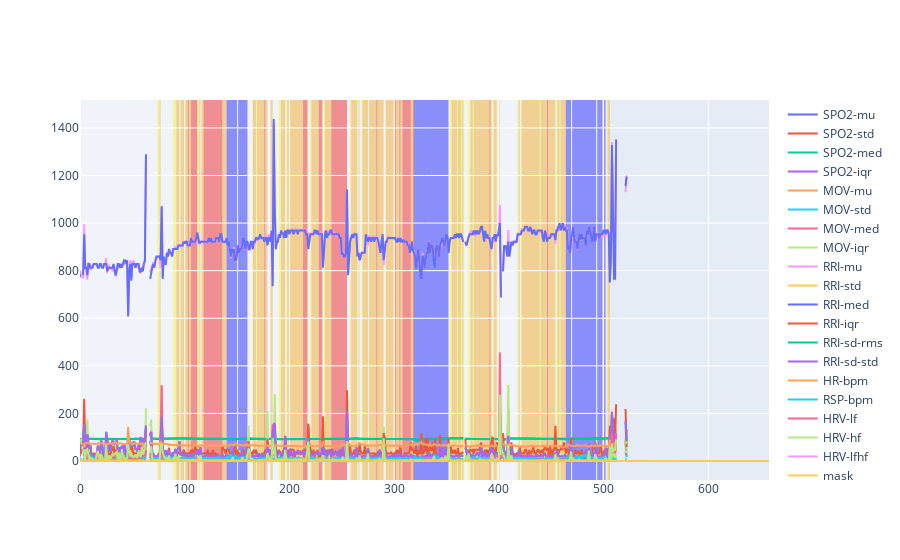

Source (notebook cell):
### Code cell
x = np.arange(mask.size)
fig = go.Figure()
for i in range(features.shape[1]):
    fig.add_trace(go.Scatter(x=x, y=np.where(mask, features[:, i], np.nan), mode="lines", name=feat_names[i]))
fig.add_trace(go.Scatter(x=x, y=mask, mode="lines", name="mask"))
sleep_boundaries = np.concatenate(([0], np.diff(sleep_stages).nonzero()[0]+1))
for i in range(1, len(sleep_boundaries)):
    start = sleep_boundaries[i-1]
    stop = sleep_boundaries[i]
    stage = sleep_stages[start]
    color_map = {0: "white", 1: "yellow", 2: "orange", 3: "red", 4: "purple", 5: "blue"}
    fig.add_vrect(x0=start, x1=stop, fillcolor=color_map.get(stage, None), opacity=0.4, layer="below", line_width=0)
fig.show()

### Figure 1 — Plotly figure (JSON) as saved in the notebook; plotly's stock layout.template omitted (floating-point values rounded to 4 significant figures; data arrays with more than 128 entries replaced by an {"elided": "..."} marker saying what was removed)
{"data": [{"mode": "lines", "name": "SPO2-mu", "type": "scatter", "x": {"elided": "659 int values"}, "y": {"elided": "659 float values"}}, {"mode": "lines", "name": "SPO2-std", "type": "scatter", "x": {"elided": "659 int values"}, "y": {"elided": "659 float values"}}, {"mode": "lines", "name": "SPO2-med", "type": "scatter", "x": {"elided": "659 int values"}, "y": {"elided": "659 float values"}}, {"mode": "lines", "name": "SPO2-iqr", "type": "scatter", "x": {"elided": "659 int values"}, "y": {"elided": "659 float values"}}, {"mode": "lines", "name": "MOV-mu", "type": "scatter", "x": {"elided": "659 int values"}, "y": {"elided": "659 float values"}}, {"mode": "lines", "name": "MOV-std", "type": "scatter", "x": {"elided": "659 int values"}, "y": {"elided": "659 float values"}}, {"mode": "lines", "name": "MOV-med", "type": "scatter", "x": {"elided": "659 int values"}, "y": {"elided": "659 float values"}}, {"mode": "lines", "name": "MOV-iqr", "type": "scatter", "x": {"elided": "659 int values"}, "y": {"elided": "659 int values"}}, {"mode": "lines", "name": "RRI-mu", "type": "scatter", "x": {"elided": "659 int values"}, "y": {"elided": "659 float values"}}, {"mode": "lines", "name": "RRI-std", "type": "scatter", "x": {"elided": "659 int values"}, "y": {"elided": "659 float values"}}, {"mode": "lines", "name": "RRI-med", "type": "scatter", "x": {"elided": "659 int values"}, "y": {"elided": "659 float values"}}, {"mode": "lines", "name": "RRI-iqr", "type": "scatter", "x": {"elided": "659 int values"}, "y": {"elided": "659 float values"}}, {"mode": "lines", "name": "RRI-sd-rms", "type": "scatter", "x": {"elided": "659 int values"}, "y": {"elided": "659 float values"}}, {"mode": "lines", "name": "RRI-sd-std", "type": "scatter", "x": {"elided": "659 int values"}, "y": {"elided": "659 float values"}}, {"mode": "lines", "name": "HR-bpm", "type": "scatter", "x": {"elided": "659 int values"}, "y": {"elided": "659 float values"}}, {"mode": "lines", "name": "RSP-bpm", "type": "scatter", "x": {"elided": "659 int values"}, "y": {"elided": "659 float values"}}, {"mode": "lines", "name": "HRV-lf", "type": "scatter", "x": {"elided": "659 int values"}, "y": {"elided": "659 float values"}}, {"mode": "lines", "name": "HRV-hf", "type": "scatter", "x": {"elided": "659 int values"}, "y": {"elided": "659 float values"}}, {"mode": "lines", "name": "HRV-lfhf", "type": "scatter", "x": {"elided": "659 int values"}, "y": {"elided": "659 float values"}}, {"mode": "lines", "name": "mask", "type": "scatter", "x": {"elided": "659 int values"}, "y": {"elided": "659 int values"}}], "layout": {"shapes": [{"fillcolor": "white", "layer": "below", "line": {"width": 0}, "opacity": 0.4, "type": "rect", "x0": 0, "x1": 74, "xref": "x", "y0": 0, "y1": 1, "yref": "y domain"}, {"fillcolor": "yellow", "layer": "below", "line": {"width": 0}, "opacity": 0.4, "type": "rect", "x0": 74, "x1": 76, "xref": "x", "y0": 0, "y1": 1, "yref": "y domain"}, {"fillcolor": "orange", "layer": "below", "line": {"width": 0}, "opacity": 0.4, "type": "rect", "x0": 76, "x1": 77, "xref": "x", "y0": 0, "y1": 1, "yref": "y domain"}, {"fillcolor": "white", "layer": "below", "line": {"width": 0}, "opacity": 0.4, "type": "rect", "x0": 77, "x1": 89, "xref": "x", "y0": 0, "y1": 1, "yref": "y domain"}, {"fillcolor": "yellow", "layer": "below", "line": {"width": 0}, "opacity": 0.4, "type": "rect", "x0": 89, "x1": 92, "xref": "x", "y0": 0, "y1": 1, "yref": "y domain"}, {"fillcolor": "orange", "layer": "below", "line": {"width": 0}, "opacity": 0.4, "type": "rect", "x0": 92, "x1": 95, "xref": "x", "y0": 0, "y1": 1, "yref": "y domain"}, {"fillcolor": "white", "layer": "below", "line": {"width": 0}, "opacity": 0.4, "type": "rect", "x0": 95, "x1": 96, "xref": "x", "y0": 0, "y1": 1, "yref": "y domain"}, {"fillcolor": "orange", "layer": "below", "line": {"width": 0}, "opacity": 0.4, "type": "rect", "x0": 96, "x1": 103, "xref": "x", "y0": 0, "y1": 1, "yref": "y domain"}, {"fillcolor": "red", "layer": "below", "line": {"width": 0}, "opacity": 0.4, "type": "rect", "x0": 103, "x1": 104, "xref": "x", "y0": 0, "y1": 1, "yref": "y domain"}, {"fillcolor": "orange", "layer": "below", "line": {"width": 0}, "opacity": 0.4, "type": "rect", "x0": 104, "x1": 106, "xref": "x", "y0": 0, "y1": 1, "yref": "y domain"}, {"fillcolor": "red", "layer": "below", "line": {"width": 0}, "opacity": 0.4, "type": "rect", "x0": 106, "x1": 112, "xref": "x", "y0": 0, "y1": 1, "yref": "y domain"}, {"fillcolor": "yellow", "layer": "below", "line": {"width": 0}, "opacity": 0.4, "type": "rect", "x0": 112, "x1": 114, "xref": "x", "y0": 0, "y1": 1, "yref": "y domain"}, {"fillcolor": "orange", "layer": "below", "line": {"width": 0}, "opacity": 0.4, "type": "rect", "x0": 114, "x1": 115, "xref": "x", "y0": 0, "y1": 1, "yref": "y domain"}, {"fillcolor": "white", "layer": "below", "line": {"width": 0}, "opacity": 0.4, "type": "rect", "x0": 115, "x1": 116, "xref": "x", "y0": 0, "y1": 1, "yref": "y domain"}, {"fillcolor": "orange", "layer": "below", "line": {"width": 0}, "opacity": 0.4, "type": "rect", "x0": 116, "x1": 118, "xref": "x", "y0": 0, "y1": 1, "yref": "y domain"}, {"fillcolor": "red", "layer": "below", "line": {"width": 0}, "opacity": 0.4, "type": "rect", "x0": 118, "x1": 136, "xref": "x", "y0": 0, "y1": 1, "yref": "y domain"}, {"fillcolor": "orange", "layer": "below", "line": {"width": 0}, "opacity": 0.4, "type": "rect", "x0": 136, "x1": 140, "xref": "x", "y0": 0, "y1": 1, "yref": "y domain"}, {"fillcolor": "blue", "layer": "below", "line": {"width": 0}, "opacity": 0.4, "type": "rect", "x0": 140, "x1": 150, "xref": "x", "y0": 0, "y1": 1, "yref": "y domain"}, {"fillcolor": "white", "layer": "below", "line": {"width": 0}, "opacity": 0.4, "type": "rect", "x0": 150, "x1": 151, "xref": "x", "y0": 0, "y1": 1, "yref": "y domain"}, {"fillcolor": "blue", "layer": "below", "line": {"width": 0}, "opacity": 0.4, "type": "rect", "x0": 151, "x1": 160, "xref": "x", "y0": 0, "y1": 1, "yref": "y domain"}, {"fillcolor": "white", "layer": "below", "line": {"width": 0}, "opacity": 0.4, "type": "rect", "x0": 160, "x1": 165, "xref": "x", "y0": 0, "y1": 1, "yref": "y domain"}, {"fillcolor": "orange", "layer": "below", "line": {"width": 0}, "opacity": 0.4, "type": "rect", "x0": 165, "x1": 168, "xref": "x", "y0": 0, "y1": 1, "yref": "y domain"}, {"fillcolor": "yellow", "layer": "below", "line": {"width": 0}, "opacity": 0.4, "type": "rect", "x0": 168, "x1": 169, "xref": "x", "y0": 0, "y1": 1, "yref": "y domain"}, {"fillcolor": "orange", "layer": "below", "line": {"width": 0}, "opacity": 0.4, "type": "rect", "x0": 169, "x1": 176, "xref": "x", "y0": 0, "y1": 1, "yref": "y domain"}, {"fillcolor": "red", "layer": "below", "line": {"width": 0}, "opacity": 0.4, "type": "rect", "x0": 176, "x1": 177, "xref": "x", "y0": 0, "y1": 1, "yref": "y domain"}, {"fillcolor": "orange", "layer": "below", "line": {"width": 0}, "opacity": 0.4, "type": "rect", "x0": 177, "x1": 179, "xref": "x", "y0": 0, "y1": 1, "yref": "y domain"}, {"fillcolor": "white", "layer": "below", "line": {"width": 0}, "opacity": 0.4, "type": "rect", "x0": 179, "x1": 182, "xref": "x", "y0": 0, "y1": 1, "yref": "y domain"}, {"fillcolor": "orange", "layer": "below", "line": {"width": 0}, "opacity": 0.4, "type": "rect", "x0": 182, "x1": 184, "xref": "x", "y0": 0, "y1": 1, "yref": "y domain"}, {"fillcolor": "white", "layer": "below", "line": {"width": 0}, "opacity": 0.4, "type": "rect", "x0": 184, "x1": 190, "xref": "x", "y0": 0, "y1": 1, "yref": "y domain"}, {"fillcolor": "yellow", "layer": "below", "line": {"width": 0}, "opacity": 0.4, "type": "rect", "x0": 190, "x1": 192, "xref": "x", "y0": 0, "y1": 1, "yref": "y domain"}, {"fillcolor": "orange", "layer": "below", "line": {"width": 0}, "opacity": 0.4, "type": "rect", "x0": 192, "x1": 196, "xref": "x", "y0": 0, "y1": 1, "yref": "y domain"}, {"fillcolor": "white", "layer": "below", "line": {"width": 0}, "opacity": 0.4, "type": "rect", "x0": 196, "x1": 197, "xref": "x", "y0": 0, "y1": 1, "yref": "y domain"}, {"fillcolor": "yellow", "layer": "below", "line": {"width": 0}, "opacity": 0.4, "type": "rect", "x0": 197, "x1": 198, "xref": "x", "y0": 0, "y1": 1, "yref": "y domain"}, {"fillcolor": "orange", "layer": "below", "line": {"width": 0}, "opacity": 0.4, "type": "rect", "x0": 198, "x1": 213, "xref": "x", "y0": 0, "y1": 1, "yref": "y domain"}, {"fillcolor": "red", "layer": "below", "line": {"width": 0}, "opacity": 0.4, "type": "rect", "x0": 213, "x1": 217, "xref": "x", "y0": 0, "y1": 1, "yref": "y domain"}, {"fillcolor": "orange", "layer": "below", "line": {"width": 0}, "opacity": 0.4, "type": "rect", "x0": 217, "x1": 218, "xref": "x", "y0": 0, "y1": 1, "yref": "y domain"}, {"fillcolor": "white", "layer": "below", "line": {"width": 0}, "opacity": 0.4, "type": "rect", "x0": 218, "x1": 220, "xref": "x", "y0": 0, "y1": 1, "yref": "y domain"}, {"fillcolor": "yellow", "layer": "below", "line": {"width": 0}, "opacity": 0.4, "type": "rect", "x0": 220, "x1": 221, "xref": "x", "y0": 0, "y1": 1, "yref": "y domain"}, {"fillcolor": "orange", "layer": "below", "line": {"width": 0}, "opacity": 0.4, "type": "rect", "x0": 221, "x1": 228, "xref": "x", "y0": 0, "y1": 1, "yref": "y domain"}, {"fillcolor": "red", "layer": "below", "line": {"width": 0}, "opacity": 0.4, "type": "rect", "x0": 228, "x1": 231, "xref": "x", "y0": 0, "y1": 1, "yref": "y domain"}, {"fillcolor": "orange", "layer": "below", "line": {"width": 0}, "opacity": 0.4, "type": "rect", "x0": 231, "x1": 232, "xref": "x", "y0": 0, "y1": 1, "yref": "y domain"}, {"fillcolor": "white", "layer": "below", "line": {"width": 0}, "opacity": 0.4, "type": "rect", "x0": 232, "x1": 233, "xref": "x", "y0": 0, "y1": 1, "yref": "y domain"}, {"fillcolor": "yellow", "layer": "below", "line": {"width": 0}, "opacity": 0.4, "type": "rect", "x0": 233, "x1": 234, "xref": "x", "y0": 0, "y1": 1, "yref": "y domain"}, {"fillcolor": "orange", "layer": "below", "line": {"width": 0}, "opacity": 0.4, "type": "rect", "x0": 234, "x1": 240, "xref": "x", "y0": 0, "y1": 1, "yref": "y domain"}, {"fillcolor": "red", "layer": "below", "line": {"width": 0}, "opacity": 0.4, "type": "rect", "x0": 240, "x1": 255, "xref": "x", "y0": 0, "y1": 1, "yref": "y domain"}, {"fillcolor": "white", "layer": "below", "line": {"width": 0}, "opacity": 0.4, "type": "rect", "x0": 255, "x1": 258, "xref": "x", "y0": 0, "y1": 1, "yref": "y domain"}, {"fillcolor": "yellow", "layer": "below", "line": {"width": 0}, "opacity": 0.4, "type": "rect", "x0": 258, "x1": 259, "xref": "x", "y0": 0, "y1": 1, "yref": "y domain"}, {"fillcolor": "orange", "layer": "below", "line": {"width": 0}, "opacity": 0.4, "type": "rect", "x0": 259, "x1": 265, "xref": "x", "y0": 0, "y1": 1, "yref": "y domain"}, {"fillcolor": "white", "layer": "below", "line": {"width": 0}, "opacity": 0.4, "type": "rect", "x0": 265, "x1": 266, "xref": "x", "y0": 0, "y1": 1, "yref": "y domain"}, {"fillcolor": "orange", "layer": "below", "line": {"width": 0}, "opacity": 0.4, "type": "rect", "x0": 266, "x1": 267, "xref": "x", "y0": 0, "y1": 1, "yref": "y domain"}, {"fillcolor": "white", "layer": "below", "line": {"width": 0}, "opacity": 0.4, "type": "rect", "x0": 267, "x1": 269, "xref": "x", "y0": 0, "y1": 1, "yref": "y domain"}, {"fillcolor": "yellow", "layer": "below", "line": {"width": 0}, "opacity": 0.4, "type": "rect", "x0": 269, "x1": 270, "xref": "x", "y0": 0, "y1": 1, "yref": "y domain"}, {"fillcolor": "orange", "layer": "below", "line": {"width": 0}, "opacity": 0.4, "type": "rect", "x0": 270, "x1": 275, "xref": "x", "y0": 0, "y1": 1, "yref": "y domain"}, {"fillcolor": "white", "layer": "below", "line": {"width": 0}, "opacity": 0.4, "type": "rect", "x0": 275, "x1": 276, "xref": "x", "y0": 0, "y1": 1, "yref": "y domain"}, {"fillcolor": "orange", "layer": "below", "line": {"width": 0}, "opacity": 0.4, "type": "rect", "x0": 276, "x1": 283, "xref": "x", "y0": 0, "y1": 1, "yref": "y domain"}, {"fillcolor": "red", "layer": "below", "line": {"width": 0}, "opacity": 0.4, "type": "rect", "x0": 283, "x1": 284, "xref": "x", "y0": 0, "y1": 1, "yref": "y domain"}, {"fillcolor": "orange", "layer": "below", "line": {"width": 0}, "opacity": 0.4, "type": "rect", "x0": 284, "x1": 290, "xref": "x", "y0": 0, "y1": 1, "yref": "y domain"}, {"fillcolor": "white", "layer": "below", "line": {"width": 0}, "opacity": 0.4, "type": "rect", "x0": 290, "x1": 292, "xref": "x", "y0": 0, "y1": 1, "yref": "y domain"}, {"fillcolor": "orange", "layer": "below", "line": {"width": 0}, "opacity": 0.4, "type": "rect", "x0": 292, "x1": 301, "xref": "x", "y0": 0, "y1": 1, "yref": "y domain"}, {"fillcolor": "red", "layer": "below", "line": {"width": 0}, "opacity": 0.4, "type": "rect", "x0": 301, "x1": 302, "xref": "x", "y0": 0, "y1": 1, "yref": "y domain"}, {"fillcolor": "orange", "layer": "below", "line": {"width": 0}, "opacity": 0.4, "type": "rect", "x0": 302, "x1": 305, "xref": "x", "y0": 0, "y1": 1, "yref": "y domain"}, {"fillcolor": "red", "layer": "below", "line": {"width": 0}, "opacity": 0.4, "type": "rect", "x0": 305, "x1": 306, "xref": "x", "y0": 0, "y1": 1, "yref": "y domain"}, {"fillcolor": "orange", "layer": "below", "line": {"width": 0}, "opacity": 0.4, "type": "rect", "x0": 306, "x1": 308, "xref": "x", "y0": 0, "y1": 1, "yref": "y domain"}, {"fillcolor": "red", "layer": "below", "line": {"width": 0}, "opacity": 0.4, "type": "rect", "x0": 308, "x1": 316, "xref": "x", "y0": 0, "y1": 1, "yref": "y domain"}, {"fillcolor": "orange", "layer": "below", "line": {"width": 0}, "opacity": 0.4, "type": "rect", "x0": 316, "x1": 318, "xref": "x", "y0": 0, "y1": 1, "yref": "y domain"}, {"fillcolor": "red", "layer": "below", "line": {"width": 0}, "opacity": 0.4, "type": "rect", "x0": 318, "x1": 319, "xref": "x", "y0": 0, "y1": 1, "yref": "y domain"}, {"fillcolor": "blue", "layer": "below", "line": {"width": 0}, "opacity": 0.4, "type": "rect", "x0": 319, "x1": 352, "xref": "x", "y0": 0, "y1": 1, "yref": "y domain"}, {"fillcolor": "white", "layer": "below", "line": {"width": 0}, "opacity": 0.4, "type": "rect", "x0": 352, "x1": 353, "xref": "x", "y0": 0, "y1": 1, "yref": "y domain"}, {"fillcolor": "yellow", "layer": "below", "line": {"width": 0}, "opacity": 0.4, "type": "rect", "x0": 353, "x1": 355, "xref": "x", "y0": 0, "y1": 1, "yref": "y domain"}, {"fillcolor": "orange", "layer": "below", "line": {"width": 0}, "opacity": 0.4, "type": "rect", "x0": 355, "x1": 360, "xref": "x", "y0": 0, "y1": 1, "yref": "y domain"}, {"fillcolor": "yellow", "layer": "below", "line": {"width": 0}, "opacity": 0.4, "type": "rect", "x0": 360, "x1": 361, "xref": "x", "y0": 0, "y1": 1, "yref": "y domain"}, {"fillcolor": "orange", "layer": "below", "line": {"width": 0}, "opacity": 0.4, "type": "rect", "x0": 361, "x1": 364, "xref": "x", "y0": 0, "y1": 1, "yref": "y domain"}, {"fillcolor": "yellow", "layer": "below", "line": {"width": 0}, "opacity": 0.4, "type": "rect", "x0": 364, "x1": 365, "xref": "x", "y0": 0, "y1": 1, "yref": "y domain"}, {"fillcolor": "orange", "layer": "below", "line": {"width": 0}, "opacity": 0.4, "type": "rect", "x0": 365, "x1": 366, "xref": "x", "y0": 0, "y1": 1, "yref": "y domain"}, {"fillcolor": "yellow", "layer": "below", "line": {"width": 0}, "opacity": 0.4, "type": "rect", "x0": 366, "x1": 367, "xref": "x", "y0": 0, "y1": 1, "yref": "y domain"}, {"fillcolor": "white", "layer": "below", "line": {"width": 0}, "opacity": 0.4, "type": "rect", "x0": 367, "x1": 371, "xref": "x", "y0": 0, "y1": 1, "yref": "y domain"}, {"fillcolor": "yellow", "layer": "below", "line": {"width": 0}, "opacity": 0.4, "type": "rect", "x0": 371, "x1": 373, "xref": "x", "y0": 0, "y1": 1, "yref": "y domain"}, {"fillcolor": "orange", "layer": "below", "line": {"width": 0}, "opacity": 0.4, "type": "rect", "x0": 373, "x1": 375, "xref": "x", "y0": 0, "y1": 1, "yref": "y domain"}, {"fillcolor": "yellow", "layer": "below", "line": {"width": 0}, "opacity": 0.4, "type": "rect", "x0": 375, "x1": 376, "xref": "x", "y0": 0, "y1": 1, "yref": "y domain"}, {"fillcolor": "orange", "layer": "below", "line": {"width": 0}, "opacity": 0.4, "type": "rect", "x0": 376, "x1": 391, "xref": "x", "y0": 0, "y1": 1, "yref": "y domain"}, {"fillcolor": "red", "layer": "below", "line": {"width": 0}, "opacity": 0.4, "type": "rect", "x0": 391, "x1": 392, "xref": "x", "y0": 0, "y1": 1, "yref": "y domain"}, {"fillcolor": "orange", "layer": "below", "line": {"width": 0}, "opacity": 0.4, "type": "rect", "x0": 392, "x1": 393, "xref": "x", "y0": 0, "y1": 1, "yref": "y domain"}, {"fillcolor": "yellow", "layer": "below", "line": {"width": 0}, "opacity": 0.4, "type": "rect", "x0": 393, "x1": 394, "xref": "x", "y0": 0, "y1": 1, "yref": "y domain"}, {"fillcolor": "white", "layer": "below", "line": {"width": 0}, "opacity": 0.4, "type": "rect", "x0": 394, "x1": 395, "xref": "x", "y0": 0, "y1": 1, "yref": "y domain"}, {"fillcolor": "orange", "layer": "below", "line": {"width": 0}, "opacity": 0.4, "type": "rect", "x0": 395, "x1": 398, "xref": "x", "y0": 0, "y1": 1, "yref": "y domain"}, {"fillcolor": "white", "layer": "below", "line": {"width": 0}, "opacity": 0.4, "type": "rect", "x0": 398, "x1": 399, "xref": "x", "y0": 0, "y1": 1, "yref": "y domain"}, {"fillcolor": "yellow", "layer": "below", "line": {"width": 0}, "opacity": 0.4, "type": "rect", "x0": 399, "x1": 400, "xref": "x", "y0": 0, "y1": 1, "yref": "y domain"}, {"fillcolor": "orange", "layer": "below", "line": {"width": 0}, "opacity": 0.4, "type": "rect", "x0": 400, "x1": 401, "xref": "x", "y0": 0, "y1": 1, "yref": "y domain"}, {"fillcolor": "white", "layer": "below", "line": {"width": 0}, "opacity": 0.4, "type": "rect", "x0": 401, "x1": 418, "xref": "x", "y0": 0, "y1": 1, "yref": "y domain"}, {"fillcolor": "yellow", "layer": "below", "line": {"width": 0}, "opacity": 0.4, "type": "rect", "x0": 418, "x1": 419, "xref": "x", "y0": 0, "y1": 1, "yref": "y domain"}, {"fillcolor": "orange", "layer": "below", "line": {"width": 0}, "opacity": 0.4, "type": "rect", "x0": 419, "x1": 420, "xref": "x", "y0": 0, "y1": 1, "yref": "y domain"}, {"fillcolor": "white", "layer": "below", "line": {"width": 0}, "opacity": 0.4, "type": "rect", "x0": 420, "x1": 421, "xref": "x", "y0": 0, "y1": 1, "yref": "y domain"}, {"fillcolor": "yellow", "layer": "below", "line": {"width": 0}, "opacity": 0.4, "type": "rect", "x0": 421, "x1": 422, "xref": "x", "y0": 0, "y1": 1, "yref": "y domain"}, {"fillcolor": "orange", "layer": "below", "line": {"width": 0}, "opacity": 0.4, "type": "rect", "x0": 422, "x1": 439, "xref": "x", "y0": 0, "y1": 1, "yref": "y domain"}, {"fillcolor": "yellow", "layer": "below", "line": {"width": 0}, "opacity": 0.4, "type": "rect", "x0": 439, "x1": 440, "xref": "x", "y0": 0, "y1": 1, "yref": "y domain"}, {"fillcolor": "orange", "layer": "below", "line": {"width": 0}, "opacity": 0.4, "type": "rect", "x0": 440, "x1": 446, "xref": "x", "y0": 0, "y1": 1, "yref": "y domain"}, {"fillcolor": "red", "layer": "below", "line": {"width": 0}, "opacity": 0.4, "type": "rect", "x0": 446, "x1": 447, "xref": "x", "y0": 0, "y1": 1, "yref": "y domain"}, {"fillcolor": "orange", "layer": "below", "line": {"width": 0}, "opacity": 0.4, "type": "rect", "x0": 447, "x1": 454, "xref": "x", "y0": 0, "y1": 1, "yref": "y domain"}, {"fillcolor": "white", "layer": "below", "line": {"width": 0}, "opacity": 0.4, "type": "rect", "x0": 454, "x1": 455, "xref": "x", "y0": 0, "y1": 1, "yref": "y domain"}, {"fillcolor": "yellow", "layer": "below", "line": {"width": 0}, "opacity": 0.4, "type": "rect", "x0": 455, "x1": 456, "xref": "x", "y0": 0, "y1": 1, "yref": "y domain"}, {"fillcolor": "orange", "layer": "below", "line": {"width": 0}, "opacity": 0.4, "type": "rect", "x0": 456, "x1": 458, "xref": "x", "y0": 0, "y1": 1, "yref": "y domain"}, {"fillcolor": "yellow", "layer": "below", "line": {"width": 0}, "opacity": 0.4, "type": "rect", "x0": 458, "x1": 459, "xref": "x", "y0": 0, "y1": 1, "yref": "y domain"}, {"fillcolor": "orange", "layer": "below", "line": {"width": 0}, "opacity": 0.4, "type": "rect", "x0": 459, "x1": 464, "xref": "x", "y0": 0, "y1": 1, "yref": "y domain"}, {"fillcolor": "blue", "layer": "below", "line": {"width": 0}, "opacity": 0.4, "type": "rect", "x0": 464, "x1": 469, "xref": "x", "y0": 0, "y1": 1, "yref": "y domain"}, {"fillcolor": "white", "layer": "below", "line": {"width": 0}, "opacity": 0.4, "type": "rect", "x0": 469, "x1": 470, "xref": "x", "y0": 0, "y1": 1, "yref": "y domain"}, {"fillcolor": "blue", "layer": "below", "line": {"width": 0}, "opacity": 0.4, "type": "rect", "x0": 470, "x1": 493, "xref": "x", "y0": 0, "y1": 1, "yref": "y domain"}, {"fillcolor": "white", "layer": "below", "line": {"width": 0}, "opacity": 0.4, "type": "rect", "x0": 493, "x1": 494, "xref": "x", "y0": 0, "y1": 1, "yref": "y domain"}, {"fillcolor": "blue", "layer": "below", "line": {"width": 0}, "opacity": 0.4, "type": "rect", "x0": 494, "x1": 499, "xref": "x", "y0": 0, "y1": 1, "yref": "y domain"}, {"fillcolor": "yellow", "layer": "below", "line": {"width": 0}, "opacity": 0.4, "type": "rect", "x0": 499, "x1": 500, "xref": "x", "y0": 0, "y1": 1, "yref": "y domain"}, {"fillcolor": "blue", "layer": "below", "line": {"width": 0}, "opacity": 0.4, "type": "rect", "x0": 500, "x1": 502, "xref": "x", "y0": 0, "y1": 1, "yref": "y domain"}, {"fillcolor": "white", "layer": "below", "line": {"width": 0}, "opacity": 0.4, "type": "rect", "x0": 502, "x1": 503, "xref": "x", "y0": 0, "y1": 1, "yref": "y domain"}, {"fillcolor": "yellow", "layer": "below", "line": {"width": 0}, "opacity": 0.4, "type": "rect", "x0": 503, "x1": 504, "xref": "x", "y0": 0, "y1": 1, "yref": "y domain"}, {"fillcolor": "orange", "layer": "below", "line": {"width": 0}, "opacity": 0.4, "type": "rect", "x0": 504, "x1": 506, "xref": "x", "y0": 0, "y1": 1, "yref": "y domain"}]}}
